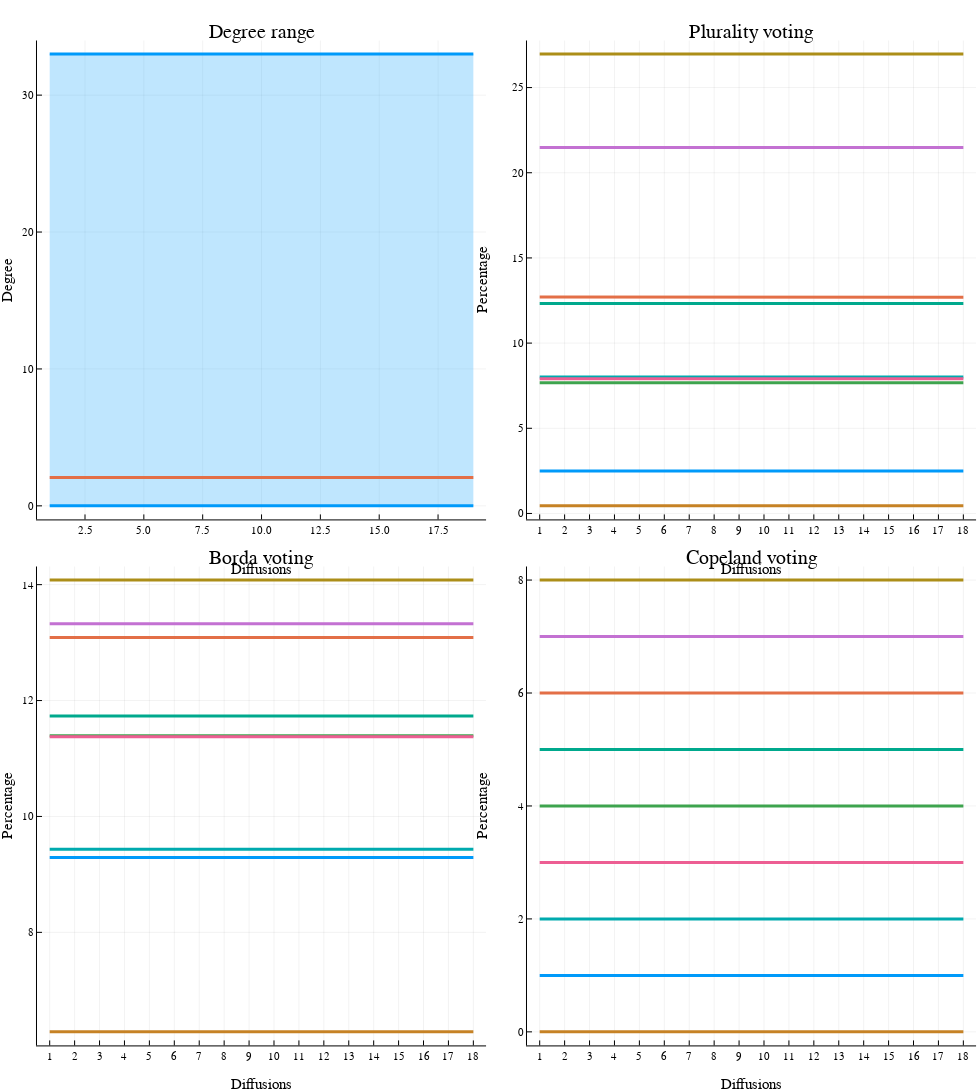

The cell this chart's notebook holds for it:
### Code cell
OpinionDiffusion.visualize_metrics(experiment)

### Figure 1 — Plotly figure (JSON) as saved in the notebook; plotly's stock layout.template omitted (floating-point values rounded to 4 significant figures)
{"data": [{"colorbar": {"title": ""}, "legendgroup": "range", "line": {"color": "rgba(0, 154, 250, 1.000)", "dash": "solid", "shape": "linear", "width": 3}, "mode": "lines", "name": "range", "showlegend": false, "type": "scatter", "x": [1, 2, 3, 4, 5, 6, 7, 8, 9, 10, 11, 12, 13, 14, 15, 16, 17, 18, 19], "xaxis": "x1", "y": [33, 33, 33, 33, 33, 33, 33, 33, 33, 33, 33, 33, 33, 33, 33, 33, 33, 33, 33], "yaxis": "y1", "zmax": null, "zmin": null}, {"colorbar": {"title": ""}, "fill": "tonexty", "fillcolor": "rgba(0, 154, 250, 0.250)", "legendgroup": "range", "line": {"color": "rgba(0, 154, 250, 1.000)", "dash": "solid", "shape": "linear", "width": 3}, "mode": "lines", "name": "range", "showlegend": true, "type": "scatter", "x": [1, 2, 3, 4, 5, 6, 7, 8, 9, 10, 11, 12, 13, 14, 15, 16, 17, 18, 19], "xaxis": "x1", "y": [0, 0, 0, 0, 0, 0, 0, 0, 0, 0, 0, 0, 0, 0, 0, 0, 0, 0, 0], "yaxis": "y1", "zmax": null, "zmin": null}, {"colorbar": {"title": ""}, "legendgroup": "avg", "line": {"color": "rgba(227, 111, 71, 1.000)", "dash": "solid", "shape": "linear", "width": 3}, "mode": "lines", "name": "avg", "showlegend": true, "type": "scatter", "x": [1, 2, 3, 4, 5, 6, 7, 8, 9, 10, 11, 12, 13, 14, 15, 16, 17, 18, 19], "xaxis": "x1", "y": [2.071, 2.071, 2.071, 2.071, 2.071, 2.071, 2.072, 2.072, 2.072, 2.072, 2.072, 2.072, 2.072, 2.072, 2.073, 2.073, 2.073, 2.073, 2.073], "yaxis": "y1", "zmax": null, "zmin": null}, {"colorbar": {"title": ""}, "legendgroup": "Robert Bonnie - G.P.", "line": {"color": "rgba(0, 154, 250, 1.000)", "dash": "solid", "shape": "linear", "width": 3}, "mode": "lines", "name": "Robert Bonnie - G.P.", "showlegend": true, "type": "scatter", "x": [1, 2, 3, 4, 5, 6, 7, 8, 9, 10, 11, 12, 13, 14, 15, 16, 17, 18], "xaxis": "x2", "y": [2.494, 2.494, 2.494, 2.494, 2.494, 2.494, 2.494, 2.494, 2.494, 2.494, 2.494, 2.494, 2.494, 2.494, 2.494, 2.494, 2.494, 2.494], "yaxis": "y2", "zmax": null, "zmin": null}, {"colorbar": {"title": ""}, "legendgroup": "Joan Burton - Lab", "line": {"color": "rgba(227, 111, 71, 1.000)", "dash": "solid", "shape": "linear", "width": 3}, "mode": "lines", "name": "Joan Burton - Lab", "showlegend": true, "type": "scatter", "x": [1, 2, 3, 4, 5, 6, 7, 8, 9, 10, 11, 12, 13, 14, 15, 16, 17, 18], "xaxis": "x2", "y": [12.71, 12.71, 12.71, 12.71, 12.71, 12.71, 12.71, 12.71, 12.71, 12.71, 12.71, 12.71, 12.71, 12.71, 12.71, 12.71, 12.71, 12.7], "yaxis": "y2", "zmax": null, "zmin": null}, {"colorbar": {"title": ""}, "legendgroup": "Deirdre Doherty Ryan - F.F.", "line": {"color": "rgba(62, 164, 78, 1.000)", "dash": "solid", "shape": "linear", "width": 3}, "mode": "lines", "name": "Deirdre Doherty Ryan - F.F.", "showlegend": true, "type": "scatter", "x": [1, 2, 3, 4, 5, 6, 7, 8, 9, 10, 11, 12, 13, 14, 15, 16, 17, 18], "xaxis": "x2", "y": [7.67, 7.67, 7.67, 7.67, 7.67, 7.67, 7.67, 7.67, 7.67, 7.67, 7.67, 7.67, 7.67, 7.67, 7.67, 7.67, 7.67, 7.67], "yaxis": "y2", "zmax": null, "zmin": null}, {"colorbar": {"title": ""}, "legendgroup": "Joe Higgins - S.P.", "line": {"color": "rgba(195, 113, 210, 1.000)", "dash": "solid", "shape": "linear", "width": 3}, "mode": "lines", "name": "Joe Higgins - S.P.", "showlegend": true, "type": "scatter", "x": [1, 2, 3, 4, 5, 6, 7, 8, 9, 10, 11, 12, 13, 14, 15, 16, 17, 18], "xaxis": "x2", "y": [21.48, 21.48, 21.48, 21.48, 21.48, 21.48, 21.48, 21.48, 21.48, 21.48, 21.48, 21.48, 21.48, 21.48, 21.48, 21.48, 21.48, 21.48], "yaxis": "y2", "zmax": null, "zmin": null}, {"colorbar": {"title": ""}, "legendgroup": "Brian Lenihan - F.F.", "line": {"color": "rgba(172, 142, 24, 1.000)", "dash": "solid", "shape": "linear", "width": 3}, "mode": "lines", "name": "Brian Lenihan - F.F.", "showlegend": true, "type": "scatter", "x": [1, 2, 3, 4, 5, 6, 7, 8, 9, 10, 11, 12, 13, 14, 15, 16, 17, 18], "xaxis": "x2", "y": [26.96, 26.96, 26.96, 26.96, 26.96, 26.96, 26.96, 26.96, 26.96, 26.96, 26.96, 26.96, 26.96, 26.96, 26.96, 26.96, 26.96, 26.97], "yaxis": "y2", "zmax": null, "zmin": null}, {"colorbar": {"title": ""}, "legendgroup": "Mary Lou Mc Donald - S.F.", "line": {"color": "rgba(0, 170, 174, 1.000)", "dash": "solid", "shape": "linear", "width": 3}, "mode": "lines", "name": "Mary Lou Mc Donald - S.F.", "showlegend": true, "type": "scatter", "x": [1, 2, 3, 4, 5, 6, 7, 8, 9, 10, 11, 12, 13, 14, 15, 16, 17, 18], "xaxis": "x2", "y": [8.017, 8.017, 8.017, 8.017, 8.017, 8.017, 8.017, 8.017, 8.017, 8.017, 8.017, 8.017, 8.017, 8.017, 8.017, 8.017, 8.017, 8.017], "yaxis": "y2", "zmax": null, "zmin": null}, {"colorbar": {"title": ""}, "legendgroup": "Tom Morrissey - P.D.", "line": {"color": "rgba(237, 94, 147, 1.000)", "dash": "solid", "shape": "linear", "width": 3}, "mode": "lines", "name": "Tom Morrissey - P.D.", "showlegend": true, "type": "scatter", "x": [1, 2, 3, 4, 5, 6, 7, 8, 9, 10, 11, 12, 13, 14, 15, 16, 17, 18], "xaxis": "x2", "y": [7.903, 7.903, 7.903, 7.903, 7.903, 7.903, 7.903, 7.903, 7.903, 7.903, 7.903, 7.903, 7.903, 7.903, 7.903, 7.903, 7.903, 7.903], "yaxis": "y2", "zmax": null, "zmin": null}, {"colorbar": {"title": ""}, "legendgroup": "John Thomas Smyth C.C. - Csp", "line": {"color": "rgba(198, 130, 37, 1.000)", "dash": "solid", "shape": "linear", "width": 3}, "mode": "lines", "name": "John Thomas Smyth C.C. - Csp", "showlegend": true, "type": "scatter", "x": [1, 2, 3, 4, 5, 6, 7, 8, 9, 10, 11, 12, 13, 14, 15, 16, 17, 18], "xaxis": "x2", "y": [0.4468, 0.4468, 0.4468, 0.4468, 0.4468, 0.4468, 0.4468, 0.4468, 0.4468, 0.4468, 0.4468, 0.4468, 0.4468, 0.4468, 0.4468, 0.4468, 0.4468, 0.4468], "yaxis": "y2", "zmax": null, "zmin": null}, {"colorbar": {"title": ""}, "legendgroup": "Sheila Terry - F.G.", "line": {"color": "rgba(0, 169, 141, 1.000)", "dash": "solid", "shape": "linear", "width": 3}, "mode": "lines", "name": "Sheila Terry - F.G.", "showlegend": true, "type": "scatter", "x": [1, 2, 3, 4, 5, 6, 7, 8, 9, 10, 11, 12, 13, 14, 15, 16, 17, 18], "xaxis": "x2", "y": [12.32, 12.32, 12.32, 12.32, 12.32, 12.32, 12.32, 12.32, 12.32, 12.32, 12.32, 12.32, 12.32, 12.32, 12.32, 12.32, 12.32, 12.32], "yaxis": "y2", "zmax": null, "zmin": null}, {"colorbar": {"title": ""}, "legendgroup": "Robert Bonnie - G.P.", "line": {"color": "rgba(0, 154, 250, 1.000)", "dash": "solid", "shape": "linear", "width": 3}, "mode": "lines", "name": "Robert Bonnie - G.P.", "showlegend": true, "type": "scatter", "x": [1, 2, 3, 4, 5, 6, 7, 8, 9, 10, 11, 12, 13, 14, 15, 16, 17, 18], "xaxis": "x3", "y": [9.291, 9.291, 9.291, 9.291, 9.291, 9.291, 9.291, 9.291, 9.291, 9.291, 9.291, 9.291, 9.291, 9.291, 9.291, 9.291, 9.291, 9.291], "yaxis": "y3", "zmax": null, "zmin": null}, {"colorbar": {"title": ""}, "legendgroup": "Joan Burton - Lab", "line": {"color": "rgba(227, 111, 71, 1.000)", "dash": "solid", "shape": "linear", "width": 3}, "mode": "lines", "name": "Joan Burton - Lab", "showlegend": true, "type": "scatter", "x": [1, 2, 3, 4, 5, 6, 7, 8, 9, 10, 11, 12, 13, 14, 15, 16, 17, 18], "xaxis": "x3", "y": [13.09, 13.09, 13.09, 13.09, 13.09, 13.09, 13.09, 13.09, 13.09, 13.09, 13.09, 13.09, 13.09, 13.09, 13.09, 13.09, 13.09, 13.09], "yaxis": "y3", "zmax": null, "zmin": null}, {"colorbar": {"title": ""}, "legendgroup": "Deirdre Doherty Ryan - F.F.", "line": {"color": "rgba(62, 164, 78, 1.000)", "dash": "solid", "shape": "linear", "width": 3}, "mode": "lines", "name": "Deirdre Doherty Ryan - F.F.", "showlegend": true, "type": "scatter", "x": [1, 2, 3, 4, 5, 6, 7, 8, 9, 10, 11, 12, 13, 14, 15, 16, 17, 18], "xaxis": "x3", "y": [11.39, 11.39, 11.39, 11.39, 11.39, 11.39, 11.39, 11.39, 11.39, 11.39, 11.39, 11.39, 11.39, 11.39, 11.39, 11.39, 11.39, 11.39], "yaxis": "y3", "zmax": null, "zmin": null}, {"colorbar": {"title": ""}, "legendgroup": "Joe Higgins - S.P.", "line": {"color": "rgba(195, 113, 210, 1.000)", "dash": "solid", "shape": "linear", "width": 3}, "mode": "lines", "name": "Joe Higgins - S.P.", "showlegend": true, "type": "scatter", "x": [1, 2, 3, 4, 5, 6, 7, 8, 9, 10, 11, 12, 13, 14, 15, 16, 17, 18], "xaxis": "x3", "y": [13.33, 13.33, 13.33, 13.33, 13.33, 13.33, 13.33, 13.33, 13.33, 13.33, 13.33, 13.33, 13.33, 13.33, 13.33, 13.33, 13.33, 13.33], "yaxis": "y3", "zmax": null, "zmin": null}, {"colorbar": {"title": ""}, "legendgroup": "Brian Lenihan - F.F.", "line": {"color": "rgba(172, 142, 24, 1.000)", "dash": "solid", "shape": "linear", "width": 3}, "mode": "lines", "name": "Brian Lenihan - F.F.", "showlegend": true, "type": "scatter", "x": [1, 2, 3, 4, 5, 6, 7, 8, 9, 10, 11, 12, 13, 14, 15, 16, 17, 18], "xaxis": "x3", "y": [14.08, 14.08, 14.08, 14.08, 14.08, 14.08, 14.08, 14.08, 14.08, 14.08, 14.08, 14.08, 14.08, 14.08, 14.08, 14.08, 14.08, 14.08], "yaxis": "y3", "zmax": null, "zmin": null}, {"colorbar": {"title": ""}, "legendgroup": "Mary Lou Mc Donald - S.F.", "line": {"color": "rgba(0, 170, 174, 1.000)", "dash": "solid", "shape": "linear", "width": 3}, "mode": "lines", "name": "Mary Lou Mc Donald - S.F.", "showlegend": true, "type": "scatter", "x": [1, 2, 3, 4, 5, 6, 7, 8, 9, 10, 11, 12, 13, 14, 15, 16, 17, 18], "xaxis": "x3", "y": [9.435, 9.435, 9.435, 9.435, 9.435, 9.435, 9.435, 9.435, 9.435, 9.435, 9.435, 9.435, 9.435, 9.435, 9.435, 9.435, 9.435, 9.435], "yaxis": "y3", "zmax": null, "zmin": null}, {"colorbar": {"title": ""}, "legendgroup": "Tom Morrissey - P.D.", "line": {"color": "rgba(237, 94, 147, 1.000)", "dash": "solid", "shape": "linear", "width": 3}, "mode": "lines", "name": "Tom Morrissey - P.D.", "showlegend": true, "type": "scatter", "x": [1, 2, 3, 4, 5, 6, 7, 8, 9, 10, 11, 12, 13, 14, 15, 16, 17, 18], "xaxis": "x3", "y": [11.37, 11.37, 11.37, 11.37, 11.37, 11.37, 11.37, 11.37, 11.37, 11.37, 11.37, 11.37, 11.37, 11.37, 11.37, 11.37, 11.37, 11.37], "yaxis": "y3", "zmax": null, "zmin": null}, {"colorbar": {"title": ""}, "legendgroup": "John Thomas Smyth C.C. - Csp", "line": {"color": "rgba(198, 130, 37, 1.000)", "dash": "solid", "shape": "linear", "width": 3}, "mode": "lines", "name": "John Thomas Smyth C.C. - Csp", "showlegend": true, "type": "scatter", "x": [1, 2, 3, 4, 5, 6, 7, 8, 9, 10, 11, 12, 13, 14, 15, 16, 17, 18], "xaxis": "x3", "y": [6.283, 6.283, 6.283, 6.283, 6.283, 6.283, 6.283, 6.283, 6.283, 6.283, 6.283, 6.283, 6.283, 6.283, 6.283, 6.283, 6.283, 6.283], "yaxis": "y3", "zmax": null, "zmin": null}, {"colorbar": {"title": ""}, "legendgroup": "Sheila Terry - F.G.", "line": {"color": "rgba(0, 169, 141, 1.000)", "dash": "solid", "shape": "linear", "width": 3}, "mode": "lines", "name": "Sheila Terry - F.G.", "showlegend": true, "type": "scatter", "x": [1, 2, 3, 4, 5, 6, 7, 8, 9, 10, 11, 12, 13, 14, 15, 16, 17, 18], "xaxis": "x3", "y": [11.73, 11.73, 11.73, 11.73, 11.73, 11.73, 11.73, 11.73, 11.73, 11.73, 11.73, 11.73, 11.73, 11.73, 11.73, 11.73, 11.73, 11.73], "yaxis": "y3", "zmax": null, "zmin": null}, {"colorbar": {"title": ""}, "legendgroup": "Robert Bonnie - G.P.", "line": {"color": "rgba(0, 154, 250, 1.000)", "dash": "solid", "shape": "linear", "width": 3}, "mode": "lines", "name": "Robert Bonnie - G.P.", "showlegend": true, "type": "scatter", "x": [1, 2, 3, 4, 5, 6, 7, 8, 9, 10, 11, 12, 13, 14, 15, 16, 17, 18], "xaxis": "x4", "y": [1, 1, 1, 1, 1, 1, 1, 1, 1, 1, 1, 1, 1, 1, 1, 1, 1, 1], "yaxis": "y4", "zmax": null, "zmin": null}, {"colorbar": {"title": ""}, "legendgroup": "Joan Burton - Lab", "line": {"color": "rgba(227, 111, 71, 1.000)", "dash": "solid", "shape": "linear", "width": 3}, "mode": "lines", "name": "Joan Burton - Lab", "showlegend": true, "type": "scatter", "x": [1, 2, 3, 4, 5, 6, 7, 8, 9, 10, 11, 12, 13, 14, 15, 16, 17, 18], "xaxis": "x4", "y": [6, 6, 6, 6, 6, 6, 6, 6, 6, 6, 6, 6, 6, 6, 6, 6, 6, 6], "yaxis": "y4", "zmax": null, "zmin": null}, {"colorbar": {"title": ""}, "legendgroup": "Deirdre Doherty Ryan - F.F.", "line": {"color": "rgba(62, 164, 78, 1.000)", "dash": "solid", "shape": "linear", "width": 3}, "mode": "lines", "name": "Deirdre Doherty Ryan - F.F.", "showlegend": true, "type": "scatter", "x": [1, 2, 3, 4, 5, 6, 7, 8, 9, 10, 11, 12, 13, 14, 15, 16, 17, 18], "xaxis": "x4", "y": [4, 4, 4, 4, 4, 4, 4, 4, 4, 4, 4, 4, 4, 4, 4, 4, 4, 4], "yaxis": "y4", "zmax": null, "zmin": null}, {"colorbar": {"title": ""}, "legendgroup": "Joe Higgins - S.P.", "line": {"color": "rgba(195, 113, 210, 1.000)", "dash": "solid", "shape": "linear", "width": 3}, "mode": "lines", "name": "Joe Higgins - S.P.", "showlegend": true, "type": "scatter", "x": [1, 2, 3, 4, 5, 6, 7, 8, 9, 10, 11, 12, 13, 14, 15, 16, 17, 18], "xaxis": "x4", "y": [7, 7, 7, 7, 7, 7, 7, 7, 7, 7, 7, 7, 7, 7, 7, 7, 7, 7], "yaxis": "y4", "zmax": null, "zmin": null}, {"colorbar": {"title": ""}, "legendgroup": "Brian Lenihan - F.F.", "line": {"color": "rgba(172, 142, 24, 1.000)", "dash": "solid", "shape": "linear", "width": 3}, "mode": "lines", "name": "Brian Lenihan - F.F.", "showlegend": true, "type": "scatter", "x": [1, 2, 3, 4, 5, 6, 7, 8, 9, 10, 11, 12, 13, 14, 15, 16, 17, 18], "xaxis": "x4", "y": [8, 8, 8, 8, 8, 8, 8, 8, 8, 8, 8, 8, 8, 8, 8, 8, 8, 8], "yaxis": "y4", "zmax": null, "zmin": null}, {"colorbar": {"title": ""}, "legendgroup": "Mary Lou Mc Donald - S.F.", "line": {"color": "rgba(0, 170, 174, 1.000)", "dash": "solid", "shape": "linear", "width": 3}, "mode": "lines", "name": "Mary Lou Mc Donald - S.F.", "showlegend": true, "type": "scatter", "x": [1, 2, 3, 4, 5, 6, 7, 8, 9, 10, 11, 12, 13, 14, 15, 16, 17, 18], "xaxis": "x4", "y": [2, 2, 2, 2, 2, 2, 2, 2, 2, 2, 2, 2, 2, 2, 2, 2, 2, 2], "yaxis": "y4", "zmax": null, "zmin": null}, {"colorbar": {"title": ""}, "legendgroup": "Tom Morrissey - P.D.", "line": {"color": "rgba(237, 94, 147, 1.000)", "dash": "solid", "shape": "linear", "width": 3}, "mode": "lines", "name": "Tom Morrissey - P.D.", "showlegend": true, "type": "scatter", "x": [1, 2, 3, 4, 5, 6, 7, 8, 9, 10, 11, 12, 13, 14, 15, 16, 17, 18], "xaxis": "x4", "y": [3, 3, 3, 3, 3, 3, 3, 3, 3, 3, 3, 3, 3, 3, 3, 3, 3, 3], "yaxis": "y4", "zmax": null, "zmin": null}, {"colorbar": {"title": ""}, "legendgroup": "John Thomas Smyth C.C. - Csp", "line": {"color": "rgba(198, 130, 37, 1.000)", "dash": "solid", "shape": "linear", "width": 3}, "mode": "lines", "name": "John Thomas Smyth C.C. - Csp", "showlegend": true, "type": "scatter", "x": [1, 2, 3, 4, 5, 6, 7, 8, 9, 10, 11, 12, 13, 14, 15, 16, 17, 18], "xaxis": "x4", "y": [0, 0, 0, 0, 0, 0, 0, 0, 0, 0, 0, 0, 0, 0, 0, 0, 0, 0], "yaxis": "y4", "zmax": null, "zmin": null}, {"colorbar": {"title": ""}, "legendgroup": "Sheila Terry - F.G.", "line": {"color": "rgba(0, 169, 141, 1.000)", "dash": "solid", "shape": "linear", "width": 3}, "mode": "lines", "name": "Sheila Terry - F.G.", "showlegend": true, "type": "scatter", "x": [1, 2, 3, 4, 5, 6, 7, 8, 9, 10, 11, 12, 13, 14, 15, 16, 17, 18], "xaxis": "x4", "y": [5, 5, 5, 5, 5, 5, 5, 5, 5, 5, 5, 5, 5, 5, 5, 5, 5, 5], "yaxis": "y4", "zmax": null, "zmin": null}], "layout": {"annotations": [{"font": {"color": "rgba(0, 0, 0, 1.000)", "family": "sans-serif", "size": 20}, "rotation": 0, "showarrow": false, "text": "Degree range", "x": 0.2669, "xanchor": "center", "xref": "paper", "y": 1, "yanchor": "top", "yref": "paper"}, {"font": {"color": "rgba(0, 0, 0, 1.000)", "family": "sans-serif", "size": 20}, "rotation": 0, "showarrow": false, "text": "Plurality voting", "x": 0.7669, "xanchor": "center", "xref": "paper", "y": 1, "yanchor": "top", "yref": "paper"}, {"font": {"color": "rgba(0, 0, 0, 1.000)", "family": "sans-serif", "size": 20}, "rotation": 0, "showarrow": false, "text": "Borda voting", "x": 0.2669, "xanchor": "center", "xref": "paper", "y": 0.5, "yanchor": "top", "yref": "paper"}, {"font": {"color": "rgba(0, 0, 0, 1.000)", "family": "sans-serif", "size": 20}, "rotation": 0, "showarrow": false, "text": "Copeland voting", "x": 0.7669, "xanchor": "center", "xref": "paper", "y": 0.5, "yanchor": "top", "yref": "paper"}], "height": 1200, "legend": {"bgcolor": "rgba(255, 255, 255, 1.000)", "bordercolor": "rgba(0, 0, 0, 1.000)", "borderwidth": 1, "font": {"color": "rgba(0, 0, 0, 1.000)", "family": "sans-serif", "size": 11}, "title": {"font": {"color": "rgba(0, 0, 0, 1.000)", "family": "sans-serif", "size": 15}, "text": ""}, "tracegroupgap": 0, "traceorder": "normal", "x": 0.07, "xanchor": "left", "y": 1, "yanchor": "top"}, "margin": {"b": 20, "l": 0, "r": 0, "t": 20}, "paper_bgcolor": "rgba(255, 255, 255, 1.000)", "plot_bgcolor": "rgba(255, 255, 255, 1.000)", "showlegend": false, "width": 980, "xaxis1": {"anchor": "y1", "domain": [0.03775, 0.496], "gridcolor": "rgba(0, 0, 0, 0.100)", "gridwidth": 0.5, "linecolor": "rgba(0, 0, 0, 1.000)", "mirror": false, "range": [0.46, 19.54], "showgrid": true, "showline": true, "showticklabels": true, "tickangle": 0, "tickcolor": "rgb(0, 0, 0)", "tickfont": {"color": "rgba(0, 0, 0, 1.000)", "family": "sans-serif", "size": 11}, "tickmode": "array", "ticks": "inside", "ticktext": ["2.5", "5.0", "7.5", "10.0", "12.5", "15.0", "17.5"], "tickvals": [2.5, 5, 7.5, 10, 12.5, 15, 17.5], "title": "Diffusions", "titlefont": {"color": "rgba(0, 0, 0, 1.000)", "family": "sans-serif", "size": 15}, "type": "-", "visible": true, "zeroline": false, "zerolinecolor": "rgba(0, 0, 0, 1.000)"}, "xaxis2": {"anchor": "y2", "domain": [0.5377, 0.996], "gridcolor": "rgba(0, 0, 0, 0.100)", "gridwidth": 0.5, "linecolor": "rgba(0, 0, 0, 1.000)", "mirror": false, "range": [0.49, 18.51], "showgrid": true, "showline": true, "showticklabels": true, "tickangle": 0, "tickcolor": "rgb(0, 0, 0)", "tickfont": {"color": "rgba(0, 0, 0, 1.000)", "family": "sans-serif", "size": 11}, "tickmode": "array", "ticks": "inside", "ticktext": ["1", "2", "3", "4", "5", "6", "7", "8", "9", "10", "11", "12", "13", "14", "15", "16", "17", "18"], "tickvals": [1, 2, 3, 4, 5, 6, 7, 8, 9, 10, 11, 12, 13, 14, 15, 16, 17, 18], "title": "Diffusions", "titlefont": {"color": "rgba(0, 0, 0, 1.000)", "family": "sans-serif", "size": 15}, "type": "-", "visible": true, "zeroline": false, "zerolinecolor": "rgba(0, 0, 0, 1.000)"}, "xaxis3": {"anchor": "y3", "domain": [0.03775, 0.496], "gridcolor": "rgba(0, 0, 0, 0.100)", "gridwidth": 0.5, "linecolor": "rgba(0, 0, 0, 1.000)", "mirror": false, "range": [0.49, 18.51], "showgrid": true, "showline": true, "showticklabels": true, "tickangle": 0, "tickcolor": "rgb(0, 0, 0)", "tickfont": {"color": "rgba(0, 0, 0, 1.000)", "family": "sans-serif", "size": 11}, "tickmode": "array", "ticks": "inside", "ticktext": ["1", "2", "3", "4", "5", "6", "7", "8", "9", "10", "11", "12", "13", "14", "15", "16", "17", "18"], "tickvals": [1, 2, 3, 4, 5, 6, 7, 8, 9, 10, 11, 12, 13, 14, 15, 16, 17, 18], "title": "Diffusions", "titlefont": {"color": "rgba(0, 0, 0, 1.000)", "family": "sans-serif", "size": 15}, "type": "-", "visible": true, "zeroline": false, "zerolinecolor": "rgba(0, 0, 0, 1.000)"}, "xaxis4": {"anchor": "y4", "domain": [0.5377, 0.996], "gridcolor": "rgba(0, 0, 0, 0.100)", "gridwidth": 0.5, "linecolor": "rgba(0, 0, 0, 1.000)", "mirror": false, "range": [0.49, 18.51], "showgrid": true, "showline": true, "showticklabels": true, "tickangle": 0, "tickcolor": "rgb(0, 0, 0)", "tickfont": {"color": "rgba(0, 0, 0, 1.000)", "family": "sans-serif", "size": 11}, "tickmode": "array", "ticks": "inside", "ticktext": ["1", "2", "3", "4", "5", "6", "7", "8", "9", "10", "11", "12", "13", "14", "15", "16", "17", "18"], "tickvals": [1, 2, 3, 4, 5, 6, 7, 8, 9, 10, 11, 12, 13, 14, 15, 16, 17, 18], "title": "Diffusions", "titlefont": {"color": "rgba(0, 0, 0, 1.000)", "family": "sans-serif", "size": 15}, "type": "-", "visible": true, "zeroline": false, "zerolinecolor": "rgba(0, 0, 0, 1.000)"}, "yaxis1": {"anchor": "x1", "domain": [0.5253, 0.9805], "gridcolor": "rgba(0, 0, 0, 0.100)", "gridwidth": 0.5, "linecolor": "rgba(0, 0, 0, 1.000)", "mirror": false, "range": [-0.99, 33.99], "showgrid": true, "showline": true, "showticklabels": true, "tickangle": 0, "tickcolor": "rgb(0, 0, 0)", "tickfont": {"color": "rgba(0, 0, 0, 1.000)", "family": "sans-serif", "size": 11}, "tickmode": "array", "ticks": "inside", "ticktext": ["0", "10", "20", "30"], "tickvals": [0, 10, 20, 30], "title": "Degree", "titlefont": {"color": "rgba(0, 0, 0, 1.000)", "family": "sans-serif", "size": 15}, "type": "-", "visible": true, "zeroline": false, "zerolinecolor": "rgba(0, 0, 0, 1.000)"}, "yaxis2": {"anchor": "x2", "domain": [0.5253, 0.9805], "gridcolor": "rgba(0, 0, 0, 0.100)", "gridwidth": 0.5, "linecolor": "rgba(0, 0, 0, 1.000)", "mirror": false, "range": [-0.3488, 27.76], "showgrid": true, "showline": true, "showticklabels": true, "tickangle": 0, "tickcolor": "rgb(0, 0, 0)", "tickfont": {"color": "rgba(0, 0, 0, 1.000)", "family": "sans-serif", "size": 11}, "tickmode": "array", "ticks": "inside", "ticktext": ["0", "5", "10", "15", "20", "25"], "tickvals": [0, 5, 10, 15, 20, 25], "title": "Percentage", "titlefont": {"color": "rgba(0, 0, 0, 1.000)", "family": "sans-serif", "size": 15}, "type": "-", "visible": true, "zeroline": false, "zerolinecolor": "rgba(0, 0, 0, 1.000)"}, "yaxis3": {"anchor": "x3", "domain": [0.02527, 0.4805], "gridcolor": "rgba(0, 0, 0, 0.100)", "gridwidth": 0.5, "linecolor": "rgba(0, 0, 0, 1.000)", "mirror": false, "range": [6.049, 14.31], "showgrid": true, "showline": true, "showticklabels": true, "tickangle": 0, "tickcolor": "rgb(0, 0, 0)", "tickfont": {"color": "rgba(0, 0, 0, 1.000)", "family": "sans-serif", "size": 11}, "tickmode": "array", "ticks": "inside", "ticktext": ["8", "10", "12", "14"], "tickvals": [8, 10, 12, 14], "title": "Percentage", "titlefont": {"color": "rgba(0, 0, 0, 1.000)", "family": "sans-serif", "size": 15}, "type": "-", "visible": true, "zeroline": false, "zerolinecolor": "rgba(0, 0, 0, 1.000)"}, "yaxis4": {"anchor": "x4", "domain": [0.02527, 0.4805], "gridcolor": "rgba(0, 0, 0, 0.100)", "gridwidth": 0.5, "linecolor": "rgba(0, 0, 0, 1.000)", "mirror": false, "range": [-0.24, 8.24], "showgrid": true, "showline": true, "showticklabels": true, "tickangle": 0, "tickcolor": "rgb(0, 0, 0)", "tickfont": {"color": "rgba(0, 0, 0, 1.000)", "family": "sans-serif", "size": 11}, "tickmode": "array", "ticks": "inside", "ticktext": ["0", "2", "4", "6", "8"], "tickvals": [0, 2, 4, 6, 8], "title": "Percentage", "titlefont": {"color": "rgba(0, 0, 0, 1.000)", "family": "sans-serif", "size": 15}, "type": "-", "visible": true, "zeroline": false, "zerolinecolor": "rgba(0, 0, 0, 1.000)"}}}
